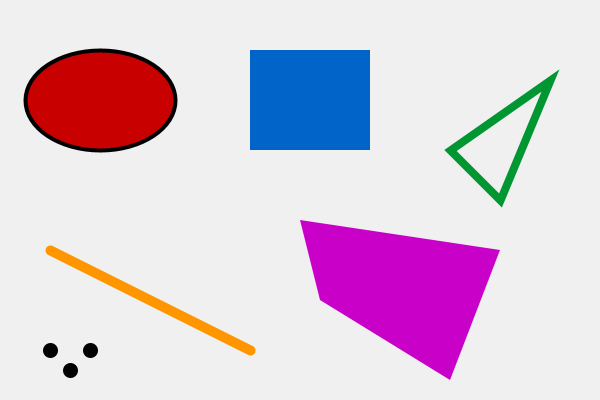
Frame 1 (no input)
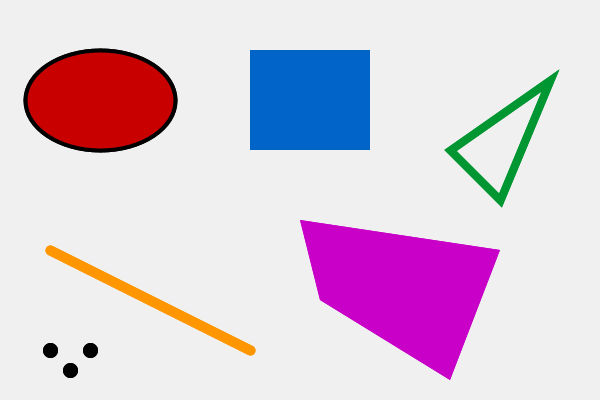
Frame 2 (the mouse pressed at the canvas centre, redrawn once)

The Processing sketch that drew these frames (run headless with seeded random() and noise(); the mouse was pressed at the canvas centre and the sketch redrawn once):

// Processing sketch: shapes
// ── shapes.pde
/*-----------------------------------------------------------------------------
 Name:        Framework and 2D Shapes
 Purpose:     This sketch demonstrates the setup() and draw() framework, drawing properties (fill, stroke), and 2D primitive shapes.

 Author:      C. Brooks-Prenger
 Created:     30-Oct-2025
 Updated:     30-Oct-2025 
-----------------------------------------------------------------------------*/


/*
 * Example: Framework and 2D Shapes
 *
 * This sketch demonstrates the setup() and draw() framework,
 * drawing properties (fill, stroke), and 2D primitive shapes.
 */

// setup() runs one time at the very start.
void setup() {
  // Set the window size to 600 pixels wide by 400 pixels tall
  size(600, 400);
  
  // Set the background color once
  background(240); // Light grey
  
  // Print a message to the console
  println("Drawing 2D primitive shapes.");
  
  // By default, draw() loops. We'll add noLoop() 
  // so it only runs once, making a static image.
  // Remove the line below to see shapes drawn at the mouse position!
  noLoop(); 
}

// draw() runs in a loop (unless noLoop() is used).
void draw() {
  
  // --- Style 1: Red ellipse with black outline ---
  fill(200, 0, 0);    // Set fill color to Red
  stroke(0);        // Set stroke color to Black
  strokeWeight(4);  // Set outline thickness to 4 pixels
  
  // ellipse(x, y, width, height)
  // (x, y) is the CENTER of the ellipse
  ellipse(100, 100, 150, 100);

  // --- Style 2: Blue rectangle with no outline ---
  noStroke();         // Disable the outline
  fill(0, 100, 200);  // Set fill color to Blue
  
  // rect(x, y, width, height)
  // (x, y) is the TOP-LEFT corner of the rectangle
  rect(250, 50, 120, 100);

  // --- Style 3: Green triangle with thick outline, no fill ---
  noFill();           // Disable the fill
  stroke(0, 150, 50); // Set stroke color to Green
  strokeWeight(8);
  
  // triangle(x1, y1, x2, y2, x3, y3)
  // Connects the three (x, y) points
  triangle(450, 150, 550, 80, 500, 200);

  // --- Style 4: A thick orange line ---
  // (Lines don't use fill)
  stroke(255, 150, 0); // Orange
  strokeWeight(10);
  
  // line(x1, y1, x2, y2)
  line(50, 250, 250, 350);

  // --- Style 5: A magenta quadrilateral (quad) ---
  fill(200, 0, 200); // Magenta
  noStroke();
  
  // quad(x1, y1, x2, y2, x3, y3, x4, y4)
  // Connects four (x, y) points
  quad(300, 220, 500, 250, 450, 380, 320, 300);
  
  // --- Style 6: Several large black points ---
  stroke(0);
  strokeWeight(15); // Make the "points" large and easy to see
  
  point(50, 350);
  point(70, 370);
  point(90, 350);
}
